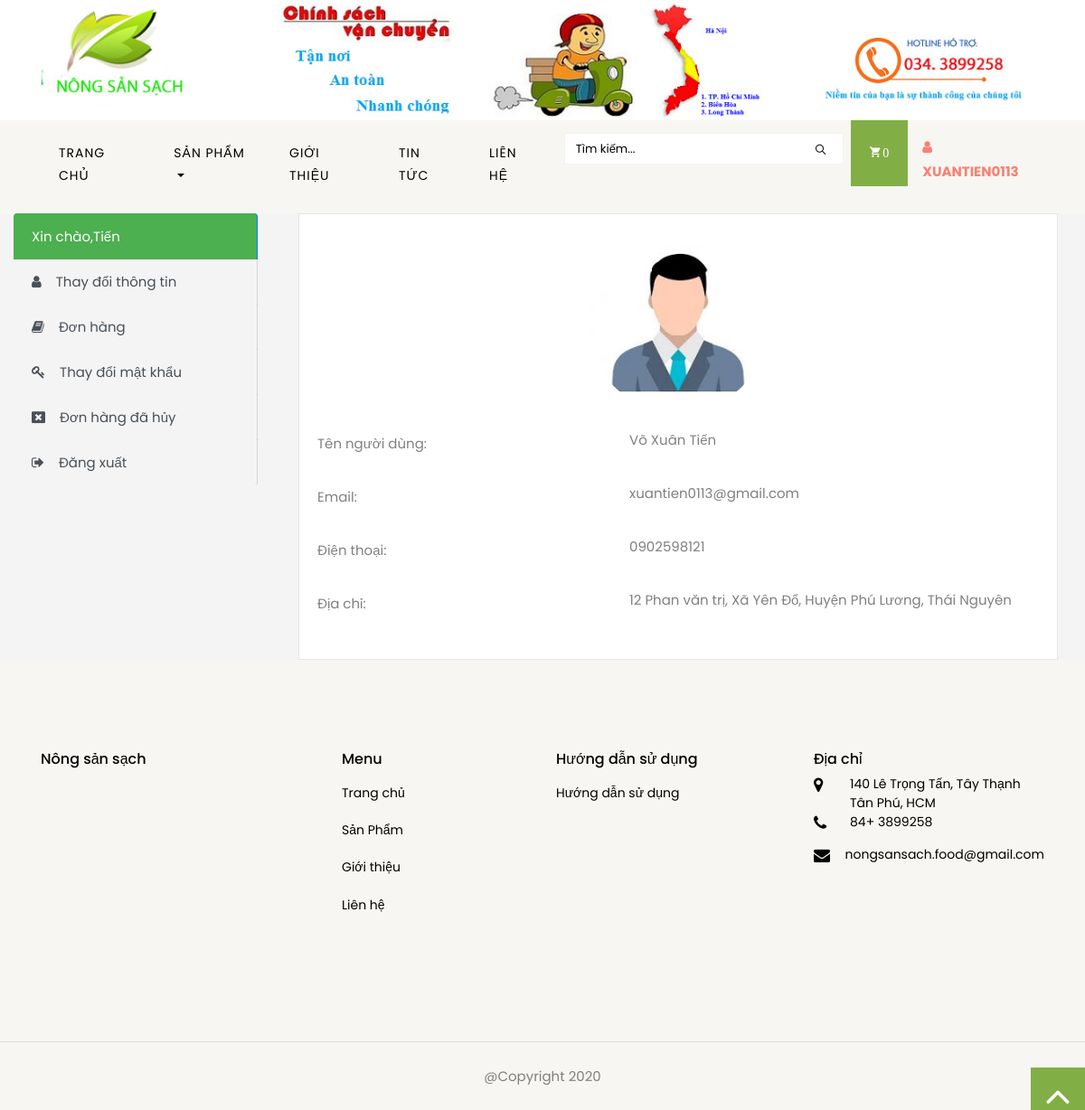
Screenshot of /information (signed in) with the database file from the repository.
### user/models.py (models this page shows, shortened)
class UserProfile(models.Model):
    user = models.OneToOneField(User,on_delete=models.CASCADE)
    phone = models.CharField(max_length=12, blank=True)
    address = models.CharField(max_length=100,blank=True)
    city=   models.ForeignKey(City,on_delete=models.CASCADE, default=14, blank=True)
    country = models.ForeignKey(district,on_delete=models.CASCADE, default=12, blank=True)
    ward = models.ForeignKey(ward,on_delete=models.CASCADE, default=156, blank=True)
    image = models.ImageField(blank=True,upload_to='image/user', default="static/image/user.png")
    def image_tag(self):
        return mark_safe('<img src = "{}"height = "50" />'.format(self.image.url))
    image_tag.short_description = 'Image'

### home/models.py (models this page shows)
class ward(models.Model):
	district=models.ForeignKey(district,on_delete=models.CASCADE)
	name  = models.CharField(max_length=300)
	def __str__(self):
		return str(self.name)

class district(models.Model):
	city=models.ForeignKey(City,on_delete=models.CASCADE)
	name  = models.CharField(max_length=300)
	def __str__(self):
		return str(self.name)

class City(models.Model):
	name  = models.CharField(max_length=300)
	def __str__(self):
		return str(self.name)

### home/views.py (the view)
# urls.py: path('information',views.Information, name="information"),
def Information(request):
    curreent_user = request.user
    product = Product.objects.all()
    product_laster = Product_detail.objects.all().order_by('-id')[:10]
    profile = UserProfile.objects.get(user_id=curreent_user.id)
    extra_context ={
        'profile': profile,
        'product': product,
        'product_laster':product_laster,
    }
    return render(request, 'information.html',extra_context)

### home/templatetags/cart_templatetags.py (called while the page is built)
@register.simple_tag
def shopcartcount(userid):
    count = ShopCart.objects.filter(user_id=userid).count()
    return count

### templates/information.html (shortened to what this page needs)
{% extends 'store/main_profile.html' %}
{% load static %}
{% static "images" as baseURL %}
{% block content %}
<section class="ftco-section" style="padding: 0;">
    <div class="container">
      <div class="card">
            <div class="card-body">
              <form action="">
                <div class="form-group row">
                    <div class="col-12 text-center">
                        <img class="rounded-circle" src="{{profile.image.url}}" alt="" width="200" height="200">
                    </div>
                  </div>
                  <div class="form-group row">
                    <label for="name" class="col-5 col-form-label">Tên người dùng:</label>
                    <div class="col-7">
                        <p>{{user.last_name}} {{user.first_name}}</p>
                    </div>
                  </div>
                  <div class="form-group row">
                    <label for="name" class="col-5 col-form-label">Email:</label>
                    <div class="col-7">
                        <p>{{profile.user.email}}</p>
                    </div>
                  </div>
                  <div class="form-group row">
                    <label for="name" class="col-5 col-form-label">Điện thoại:</label>
                    <div class="col-7">
                        <p>{{profile.phone}}</p>
                    </div>
                  </div>
                  <div class="form-group row">
                    <label for="name" class="col-5 col-form-label">Địa chỉ:</label>
                    <div class="col-7">
                        <p>{{profile.address}}, {{profile.ward}}, {{profile.country}}, {{profile.city}}</p>
                    </div>
                  </div>
              </form>
          </div>
      </div>
    </div>
    </div>
  </section>
{% endblock content %}

### templates/store/main_profile.html (shortened to what this page needs)
<!DOCTYPE html>
{% load static %}
{% static "images" as baseURL %}
<link rel="stylesheet" href="https://ajax.googleapis.com/ajax/libs/jqueryui/1.11.4/themes/smoothness/jquery-ui.css">
<html lang="en">
  <head>
    <link rel="stylesheet" href="https://cdnjs.cloudflare.com/ajax/libs/font-awesome/4.7.0/css/font-awesome.min.css">
    <link rel="stylesheet" href="{% static 'css/open-iconic-bootstrap.min.css' %}">
    <link rel="stylesheet" href="{% static 'css/animate.css' %}">
    <link rel="stylesheet" href="{% static 'css/owl.carousel.min.css' %}">
    <link rel="stylesheet" href="{% static 'css/owl.theme.default.min.css' %}">
    <link rel="stylesheet" href="{% static 'css/magnific-popup.css' %}">
    <link rel="stylesheet" href="{% static 'css/aos.css' %}">
    <link rel="stylesheet" href="{% static 'css/ionicons.min.css' %}">
    <link rel="stylesheet" href="{% static 'css/bootstrap-datepicker.css' %}">
    <link rel="stylesheet" href="{% static 'css/jquery.timepicker.css' %}">
    <link rel="stylesheet" href="{% static 'css/flaticon.css' %}">
    <link rel="stylesheet" href="{% static 'css/icomoon.css' %}">
    <link rel="stylesheet" href="{% static 'css/main.css' %}">
    <link rel="stylesheet" href="{% static 'css/util.css' %}">
    <link rel="stylesheet" href="{% static 'css/style.css' %}">
    <link rel="stylesheet" href="{% static 'css/style1.css' %}">
  </head>
  <body class="goto-here">
    <div class="container">
      <div class="row no-gutters d-flex align-items-start align-items-center px-md-0">
        <div class="col-lg-12 d-block">
          <div class="row d-flex">
            <a href="{% url 'index' %}">
              <img class="banner-top" src="{% static 'images/banner.jpg' %}" alt="">
            </a>
          </div>
        </div>
    </div>
  </div>
    <nav class="navbar navbar-expand-lg navbar-dark ftco_navbar bg-light ftco-navbar-light" id="ftco-navbar">
      <div class="container">
      <div class="collapse navbar-collapse" id="ftco-nav">
        <ul class="navbar-nav ml-auto">
        <li class="nav-item active"><a href="{% url 'index' %}" class="nav-link">Trang chủ</a></li>
        <li class="nav-item dropdown">
        <a class="nav-link dropdown-toggle" href="{% url 'shop' %}" id="dropdown04" data-toggle="dropdown" aria-haspopup="true" aria-expanded="false">Sản phẩm</a>
        </li>
        <li class="nav-item"><a href="{% url 'about' %}" class="nav-link">Giới thiệu</a></li>
        <li class="nav-item"><a href="{% url 'blog' %}" class="nav-link">Tin tức</a></li>
        <li class="nav-item"><a href="{% url 'contact' %}" class="nav-link">Liên hệ</a></li>
          <li class="nav-item nav-link">
            <form action="/s/" role="search" class="search-form">
              <div class="form-group">
                <span class="icon ion-ios-search"></span>
                <input type="text"  name='q' class="form-control" placeholder="Tìm kiếm...">
              </div>
            </form>
          </li>
            <li class="nav-item cta cta-colored">
              <a href="{% url 'shopcart' %}" class="nav-link">
                {% load cart_templatetags %}
                {% shopcartcount user.id as count %}
                <span class="icon-shopping_cart">{{ count }}</span></a>
            </li>
              <li class="nav-item nav-link" >
                {% if user.id is not None %}
                  {% if user.is_superuser %}
                    <div class="dropdown">
                        <strong class="text-uppercase">
                          <a href="{% url 'information' %}" style="color: salmon !important;" class="nav-link"><i class="fa fa-user pr-1" aria-hidden="true"></i>{{ user.username }}</a></strong>
                      <div class="dropdown-menu">
                        <a class="dropdown-item" href="{% url 'ordertracking' %}">Đơn hàng</a>
                        <a class="dropdown-item" href="{% url 'report' %}">Thống kê</a>
                        <a class="dropdown-item" href="{% url 'reportproduct' %}">Số lượng tồn</a>
                        <a class="dropdown-item" href="{% url 'user_password' %}">Thay đổi mật khẩu</a>
                        <a class="dropdown-item" href="/logout"> <span>Đăng xuất</span></a>
                      </div>
                    </div>
                  <br>
                  {% else %}
                  <div class="log-res" style="margin-top: -10px;">
                    <div class="dropdown">
                        <strong class="text-uppercase">
                          <a href="{% url 'information' %}" style="color: salmon !important;" class="nav-link"><i class="fa fa-user pr-1" aria-hidden="true"></i>{{ user.username }}</a></strong>
                    </div>
                  <br>
                {% endif %}
                  {% else %}
                </div>
                <li class="nav-item"><a style="color: black;font-size: 12px;text-transform:uppercase;" href="/login"> <span>Đăng nhập</span></a>/<a style="color: black;font-size: 12px;text-transform:uppercase" href="/signup"> <span>Đăng kí</span></a></li>
                {% endif %}
              </li>
        </ul>
      </div>
      </div>
    </nav>
<section>
    <div class="container-fluid" style="background-color: #F4F4F4;">
        <div class="row">
            <div class="col-md-3">
             {% if user.is_superuser %}
                  <div class="list-group" id="linkactive">
                    <a href="{% url 'information' %}" class=" list-group-item list-group-item-action active">Xin chào,{{ user.first_name }}</a>
                    <a href="{% url 'userupdate' %}" class="list-group-item list-group-item-action"><i class="fa fa-user pr-3" aria-hidden="true"></i>Thay đổi thông tin</a>
                    <a href="{% url 'report' %}" class="list-group-item list-group-item-action"><i class="fa fa-bar-chart pr-3" aria-hidden="true"></i>Thống kê doanh thu</a>
                    <a href="{% url 'reportproduct' %}" class="list-group-item list-group-item-action"><i class="fa fa-pie-chart pr-3" aria-hidden="true"></i>Thống kê số lượng tồn</a>
                    <a href="{% url 'user_password' %}" class="list-group-item list-group-item-action"><i class="fa fa-key pr-3" aria-hidden="true"></i>Thay đổi mật khẩu</a>
                    <a href="/logout" class="list-group-item list-group-item-action"><i class="fa fa-sign-out pr-3" aria-hidden="true"></i>Đăng xuất</a>
                  </div>
                  {% else %}
                  <div class="list-group" id="linkactive">
                    <a href="{% url 'information' %}" class=" list-group-item list-group-item-action active">Xin chào,{{ user.first_name }}</a>
                    <a href="{% url 'userupdate' %}" class="list-group-item list-group-item-action"><i class="fa fa-user pr-3" aria-hidden="true"></i>Thay đổi thông tin</a>
                    <a href="{% url 'ordertracking' %}" class="list-group-item list-group-item-action"><i class="fa fa-book pr-3" aria-hidden="true"></i>Đơn hàng</a>
                    <a href="{% url 'user_password' %}" class="list-group-item list-group-item-action"><i class="fa fa-key pr-3" aria-hidden="true"></i>Thay đổi mật khẩu</a>
                    <a href="{% url 'ordercancel' %}" class="list-group-item list-group-item-action"><i class="fa fa-window-close pr-3" aria-hidden="true"></i>Đơn hàng đã hủy</a>
                    <a href="/logout" class="list-group-item list-group-item-action"><i class="fa fa-sign-out pr-3" aria-hidden="true"></i>Đăng xuất</a>
                  </div>
                  {% endif %}
            </div>
    <div class="col-md-9">
                <div class="row">
                    <div class="col-md-12">
                        {% block content %}
                        {% endblock content %}
<section class="bg-light">
    <footer class="ftco-footer ftco-section">
        <div class="container">
            <div class="row">
                <div class="mouse">
                    <a href="#" class="mouse-icon">
                        <div class="mouse-wheel"><span class="ion-ios-arrow-up"></span></div>
                    </a>
                </div>
            </div>
            <div class="row">
                <div class="col-lg-3">
                    <div class="ftco-footer-widget">
                        <h2 class="ftco-heading-2">Nông sản sạch</h2>
                        <ul class="ftco-footer-social list-unstyled float-md-left float-lft mt-5">
                        </ul>
                    </div>
                </div>
                <div class="col-lg-3">
                    <div class="ftco-footer-widget ml-md-5">
                        <h2 class="ftco-heading-2">Menu</h2>
                        <ul class="list-unstyled">
                            <li><a href="{% url 'index' %}" class="py-2 d-block">Trang chủ</a></li>
                            <li><a href="{% url 'shop' %}" class="py-2 d-block">Sản Phẩm</a></li>
                            <li><a href="{% url 'about' %}" class="py-2 d-block">Giới thiệu</a></li>
                            <li><a href="{% url 'contact' %}" class="py-2 d-block">Liên hệ</a></li>
                        </ul>
                    </div>
                </div>
                <div class="col-md-3">
                    <div class="ftco-footer-widget">
                        <h2 class="ftco-heading-2">Hướng dẫn sử dụng</h2>
                        <div class="d-flex">
                            <ul class="list-unstyled mr-l-5 pr-l-3 mr-4">
                                <li><a href="{% url 'help' %}" class="py-2 d-block">Hướng dẫn sử dụng</a></li>
                            </ul>
                        </div>
                    </div>
                </div>
                <div class="col-lg-3">
                    <div class="ftco-footer-widget">
                        <h2 class="ftco-heading-2">Địa chỉ</h2>
                        <div class="block-23">
                            <ul>
                                <li><span class="icon icon-map-marker"></span><span class="text">140 Lê Trọng Tấn, Tây Thạnh Tân Phú, HCM</span></li>
                                <li><a href="#"><span class="icon icon-phone"></span><span class="text">84+ 3899258</span></a></li>
                                <li><a href="#"><span class="icon icon-envelope"></span><span class="text">nongsansach.food@gmail.com</span></a></li>
                            </ul>
                        </div>
                    </div>
                </div>
            </div>
        </div>
    </footer>
    <hr>
    <div class="text-center bg-light pt-2 pb-2">
        <p>@Copyright 2020</p>
    </div>
</section>
  </body>

### home/static/css/icomoon.css (style rules this page uses)
[class^="icon-"], [class*=" icon-"] { font-family: 'icomoon' !important; speak: none; font-style: normal; font-weight: normal; font-variant: normal; text-transform: none; line-height: 1; -webkit-font-smoothing: antialiased; -moz-osx-font-smoothing: grayscale; }
.icon-map-marker:before { content: "\f041"; }
.icon-phone:before { content: "\f095"; }
.icon-envelope:before { content: "\f0e0"; }
.icon-shopping_cart:before { content: "\e8cc"; }

### rows the page displays
UserProfile: image (placeholder picture), user.email "xuantien0113@gmail.com", phone "0902598121", address "12 Phan văn trị", ward "Xã Yên Đổ", country "Huyện Phú Lương", city "Thái Nguyên"

### other values shown
{{ count }} "0"
{{ user.username }} "XUANTIEN0113"
{{ user.first_name }} "Tiến"
{{ user.last_name }} "Võ Xuân"
